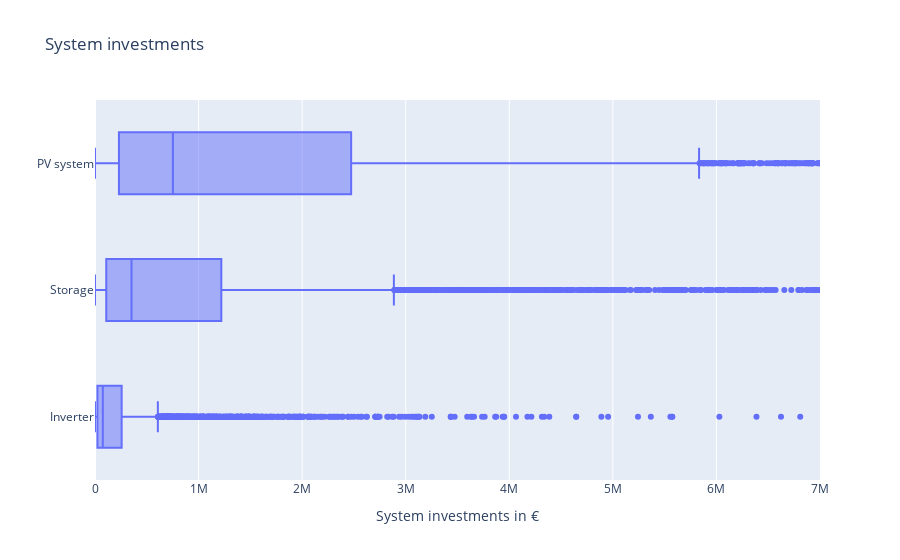

The code cell stored with this chart in its notebook:
### Markdown cell above
## System investments

### Code cell
storage_invest = profiles_using_pv["storage_invest_eur"]
storage_invest.name = "Absolute storage investment"
print(storage_invest.describe().drop("count").to_markdown())

print("")
inverter_invest = profiles_using_pv["inverter_invest_eur"]
inverter_invest.name = "Absolute inverter investment"
print(inverter_invest.describe().drop("count").to_markdown())

print("")
solar_invest = profiles_using_pv["solar_invest_eur"]
solar_invest.name = "Absolute PV system investment"
print(solar_invest.describe().drop("count").to_markdown())

system_invest_fig_df = profiles_using_pv.copy()
system_invest_fig_df = system_invest_fig_df.rename(columns={
    "storage_invest_eur": "Storage",
    "inverter_invest_eur": "Inverter",
    "solar_invest_eur": "PV system"})
system_invest_fig = px.box(
    data_frame=system_invest_fig_df,
    x=["Inverter", "Storage", "PV system"],
    title="System investments")
system_invest_fig.update_layout(xaxis_title="System investments in €", yaxis_title="")
system_invest_fig.update_xaxes(range=[0, 7e6])
system_invest_fig.show()

### Figure 1 — Plotly figure (JSON) as saved in the notebook; plotly's stock layout.template omitted (floating-point values rounded to 4 significant figures; data arrays with more than 128 entries replaced by an {"elided": "..."} marker saying what was removed)
{"data": [{"alignmentgroup": "True", "hovertemplate": "value=%{x}<br>variable=%{y}<extra></extra>", "legendgroup": "", "marker": {"color": "#636efa"}, "name": "", "notched": false, "offsetgroup": "", "orientation": "h", "showlegend": false, "type": "box", "x": {"elided": "16056 float values"}, "x0": " ", "xaxis": "x", "y": {"elided": "16056 str values"}, "y0": " ", "yaxis": "y"}], "layout": {"boxmode": "group", "legend": {"tracegroupgap": 0}, "title": {"text": "System investments"}, "xaxis": {"anchor": "y", "domain": [0, 1], "range": [0, 7000000], "title": {"text": "System investments in €"}}, "yaxis": {"anchor": "x", "domain": [0, 1], "title": {"text": ""}}}}
